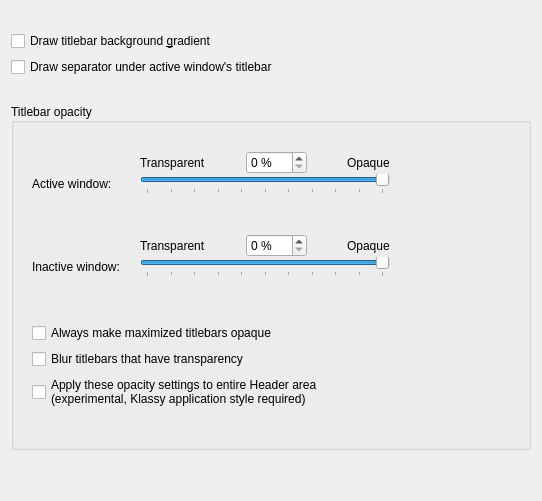
     <widget class="QWidget" name="tab_titlebar">
      <attribute name="title">
       <string>&amp;Titlebar</string>
      </attribute>
      <layout class="QVBoxLayout" name="verticalLayout_5">
       <item>
        <spacer name="verticalSpacer_22">
         <property name="orientation">
          <enum>Qt::Vertical</enum>
         </property>
         <property name="sizeType">
          <enum>QSizePolicy::Fixed</enum>
         </property>
         <property name="sizeHint" stdset="0">
          <size>
           <width>20</width>
           <height>20</height>
          </size>
         </property>
        </spacer>
       </item>
       <item>
        <widget class="QCheckBox" name="drawBackgroundGradient">
         <property name="text">
          <string>Draw titlebar background &amp;gradient</string>
         </property>
        </widget>
       </item>
       <item>
        <widget class="QCheckBox" name="drawTitleBarSeparator">
         <property name="text">
          <string>Draw separator under active window's titlebar</string>
         </property>
        </widget>
       </item>
       <item>
        <spacer name="verticalSpacer_18">
         <property name="orientation">
          <enum>Qt::Vertical</enum>
         </property>
         <property name="sizeType">
          <enum>QSizePolicy::Fixed</enum>
         </property>
         <property name="sizeHint" stdset="0">
          <size>
           <width>10</width>
           <height>20</height>
          </size>
         </property>
        </spacer>
       </item>
       <item>
        <widget class="QGroupBox" name="groupBox_4">
         <property name="title">
          <string>Titlebar opacity</string>
         </property>
         <property name="alignment">
          <set>Qt::AlignLeading|Qt::AlignLeft|Qt::AlignVCenter</set>
         </property>
         <layout class="QGridLayout" name="gridLayout_2">
          <property name="leftMargin">
           <number>18</number>
          </property>
          <property name="topMargin">
           <number>18</number>
          </property>
          <property name="rightMargin">
           <number>18</number>
          </property>
          <property name="bottomMargin">
           <number>18</number>
          </property>
          <item row="1" column="0">
           <layout class="QVBoxLayout" name="verticalLayout_2">
            <property name="spacing">
             <number>20</number>
            </property>
            <item>
             <layout class="QFormLayout" name="formLayout_2">
              <property name="verticalSpacing">
               <number>0</number>
              </property>
              <item row="0" column="1">
               <layout class="QHBoxLayout" name="horizontalLayout">
                <item>
                 <widget class="QLabel" name="_menuOpacityTransparentLabel">
                  <property name="text">
                   <string>Transparent</string>
                  </property>
                 </widget>
                </item>
                <item>
                 <spacer name="horizontalSpacer_9">
                  <property name="orientation">
                   <enum>Qt::Horizontal</enum>
                  </property>
                  <property name="sizeHint" stdset="0">
                   <size>
                    <width>40</width>
                    <height>20</height>
                   </size>
                  </property>
                 </spacer>
                </item>
                <item>
                 <widget class="QSpinBox" name="activeTitlebarOpacity_2">
                  <property name="suffix">
                   <string> %</string>
                  </property>
                  <property name="maximum">
                   <number>100</number>
                  </property>
                  <property name="value">
                   <number>0</number>
                  </property>
                 </widget>
                </item>
                <item>
                 <spacer name="horizontalSpacer_15">
                  <property name="orientation">
                   <enum>Qt::Horizontal</enum>
                  </property>
                  <property name="sizeHint" stdset="0">
                   <size>
                    <width>40</width>
                    <height>20</height>
                   </size>
                  </property>
                 </spacer>
                </item>
                <item>
                 <widget class="QLabel" name="_menuOpacityTransparentLabel_2">
                  <property name="text">
                   <string>Opaque</string>
                  </property>
                 </widget>
                </item>
               </layout>
              </item>
              <item row="1" column="0">
               <widget class="QLabel" name="_menuGroupDescription">
                <property name="text">
                 <string>Active window:</string>
                </property>
                <property name="buddy">
                 <cstring>activeTitlebarOpacity_2</cstring>
                </property>
               </widget>
              </item>
              <item row="1" column="1">
               <widget class="QSlider" name="activeTitlebarOpacity">
                <property name="minimum">
                 <number>0</number>
                </property>
                <property name="maximum">
                 <number>100</number>
                </property>
                <property name="singleStep">
                 <number>1</number>
                </property>
                <property name="pageStep">
                 <number>10</number>
                </property>
                <property name="value">
                 <number>100</number>
                </property>
                <property name="orientation">
                 <enum>Qt::Horizontal</enum>
                </property>
                <property name="invertedAppearance">
                 <bool>false</bool>
                </property>
                <property name="invertedControls">
                 <bool>false</bool>
                </property>
                <property name="tickPosition">
                 <enum>QSlider::TicksBelow</enum>
                </property>
                <property name="tickInterval">
                 <number>10</number>
                </property>
               </widget>
              </item>
              <item row="2" column="0">
               <spacer name="verticalSpacer_10">
                <property name="orientation">
                 <enum>Qt::Vertical</enum>
                </property>
                <property name="sizeType">
                 <enum>QSizePolicy::Maximum</enum>
                </property>
                <property name="sizeHint" stdset="0">
                 <size>
                  <width>20</width>
                  <height>40</height>
                 </size>
                </property>
               </spacer>
              </item>
              <item row="3" column="1">
               <layout class="QHBoxLayout" name="horizontalLayout_2">
                <item>
                 <widget class="QLabel" name="_menuOpacityTransparentLabel_4">
                  <property name="text">
                   <string>Transparent</string>
                  </property>
                 </widget>
                </item>
                <item>
                 <spacer name="horizontalSpacer_16">
                  <property name="orientation">
                   <enum>Qt::Horizontal</enum>
                  </property>
                  <property name="sizeHint" stdset="0">
                   <size>
                    <width>40</width>
                    <height>20</height>
                   </size>
                  </property>
                 </spacer>
                </item>
                <item>
                 <widget class="QSpinBox" name="inactiveTitlebarOpacity_2">
                  <property name="suffix">
                   <string> %</string>
                  </property>
                  <property name="maximum">
                   <number>100</number>
                  </property>
                  <property name="value">
                   <number>0</number>
                  </property>
                 </widget>
                </item>
                <item>
                 <spacer name="horizontalSpacer_17">
                  <property name="orientation">
                   <enum>Qt::Horizontal</enum>
                  </property>
                  <property name="sizeHint" stdset="0">
                   <size>
                    <width>40</width>
                    <height>20</height>
                   </size>
                  </property>
                 </spacer>
                </item>
                <item>
                 <widget class="QLabel" name="_menuOpacityTransparentLabel_3">
                  <property name="text">
                   <string>Opaque</string>
                  </property>
                 </widget>
                </item>
               </layout>
              </item>
              <item row="4" column="0">
               <widget class="QLabel" name="_menuGroupDescription_2">
                <property name="text">
                 <string>Inactive window:</string>
                </property>
                <property name="buddy">
                 <cstring>inactiveTitlebarOpacity_2</cstring>
                </property>
               </widget>
              </item>
              <item row="4" column="1">
               <widget class="QSlider" name="inactiveTitlebarOpacity">
                <property name="minimum">
                 <number>0</number>
                </property>
                <property name="maximum">
                 <number>100</number>
                </property>
                <property name="singleStep">
                 <number>1</number>
                </property>
                <property name="pageStep">
                 <number>10</number>
                </property>
                <property name="value">
                 <number>100</number>
                </property>
                <property name="orientation">
                 <enum>Qt::Horizontal</enum>
                </property>
                <property name="invertedAppearance">
                 <bool>false</bool>
                </property>
                <property name="invertedControls">
                 <bool>false</bool>
                </property>
                <property name="tickPosition">
                 <enum>QSlider::TicksBelow</enum>
                </property>
                <property name="tickInterval">
                 <number>10</number>
                </property>
               </widget>
              </item>
             </layout>
            </item>
            <item>
             <spacer name="verticalSpacer_17">
              <property name="orientation">
               <enum>Qt::Vertical</enum>
              </property>
              <property name="sizeType">
               <enum>QSizePolicy::Fixed</enum>
              </property>
              <property name="sizeHint" stdset="0">
               <size>
                <width>20</width>
                <height>40</height>
               </size>
              </property>
             </spacer>
            </item>
           </layout>
          </item>
          <item row="2" column="0">
           <widget class="QCheckBox" name="opaqueMaximizedTitlebars">
            <property name="text">
             <string>Always make maximized titlebars opaque</string>
            </property>
           </widget>
          </item>
          <item row="5" column="0">
           <spacer name="verticalSpacer_9">
            <property name="orientation">
             <enum>Qt::Vertical</enum>
            </property>
            <property name="sizeType">
             <enum>QSizePolicy::Fixed</enum>
            </property>
            <property name="sizeHint" stdset="0">
             <size>
              <width>20</width>
              <height>20</height>
             </size>
            </property>
           </spacer>
          </item>
          <item row="1" column="1">
           <spacer name="horizontalSpacer_35">
            <property name="orientation">
             <enum>Qt::Horizontal</enum>
            </property>
            <property name="sizeType">
             <enum>QSizePolicy::Minimum</enum>
            </property>
            <property name="sizeHint" stdset="0">
             <size>
              <width>120</width>
              <height>20</height>
             </size>
            </property>
           </spacer>
          </item>
          <item row="0" column="0">
           <spacer name="verticalSpacer_12">
            <property name="orientation">
             <enum>Qt::Vertical</enum>
            </property>
            <property name="sizeType">
             <enum>QSizePolicy::Fixed</enum>
            </property>
            <property name="sizeHint" stdset="0">
             <size>
              <width>20</width>
              <height>10</height>
             </size>
            </property>
           </spacer>
          </item>
          <item row="3" column="0">
           <widget class="QCheckBox" name="blurTransparentTitlebars">
            <property name="text">
             <string>Blur titlebars that have transparency</string>
            </property>
           </widget>
          </item>
          <item row="4" column="0">
           <widget class="QCheckBox" name="applyOpacityToHeader">
            <property name="text">
             <string>Apply these opacity settings to entire Header area
(experimental, Klassy application style required)</string>
            </property>
           </widget>
          </item>
         </layout>
        </widget>
       </item>
       <item>
        <spacer name="verticalSpacer_19">
         <property name="orientation">
          <enum>Qt::Vertical</enum>
         </property>
         <property name="sizeHint" stdset="0">
          <size>
           <width>20</width>
           <height>40</height>
          </size>
         </property>
        </spacer>
       </item>
      </layout>
     </widget>
